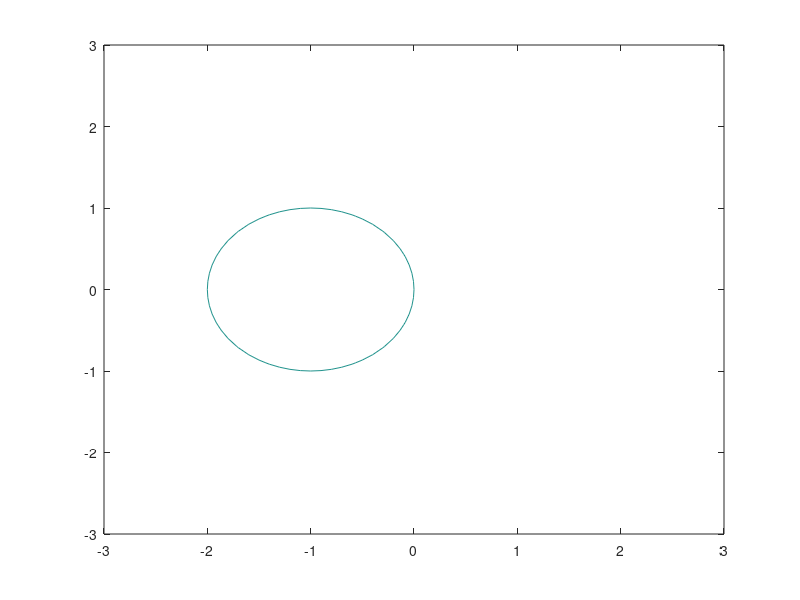
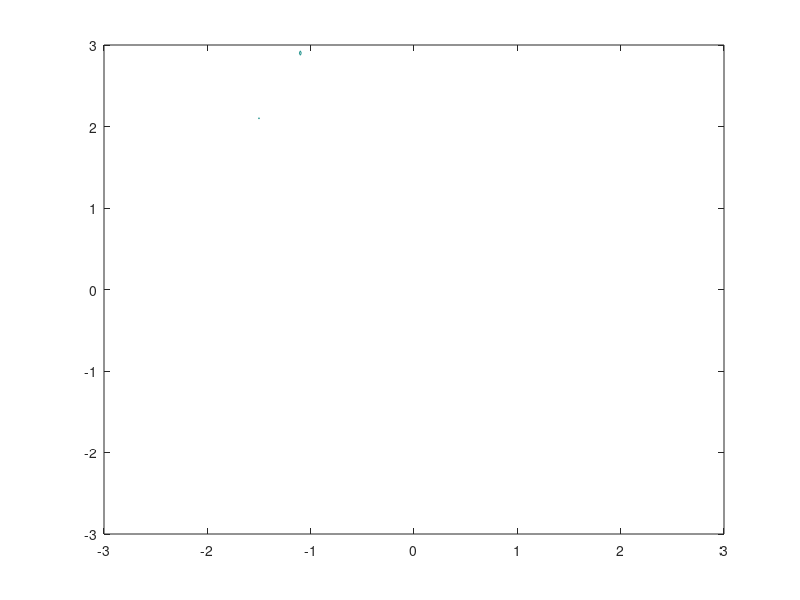

The MATLAB source for these figures, in order:
LW = 'LineWidth';
lw = 1;

[x,y] = meshgrid(-3:0.1:3);    % Define the hl-plane
z=x+i*y;                        % z contains all complex number

% Forward Euler
figure(1);
title("Forward Euler Stability Region");
FE = 1 + z;

zlevel = abs(FE);               % I don't know what is this line
contour(x, y, zlevel, [1 1]);   % Display the first contour ([1 1])

% Heun's Method
[x,y] = meshgrid(-3:0.1:3);    % Define the hl-plane
z=x+i*y;                        % z contains all complex number
figure(2);
title("Heun's Method Stability Region");
HE = 1 + z + (z^2)/2;
zlevel = abs(HE);               % I don't know what is this line
contour(x, y, zlevel, [1 1]);   % Display the first contour ([1 1])
